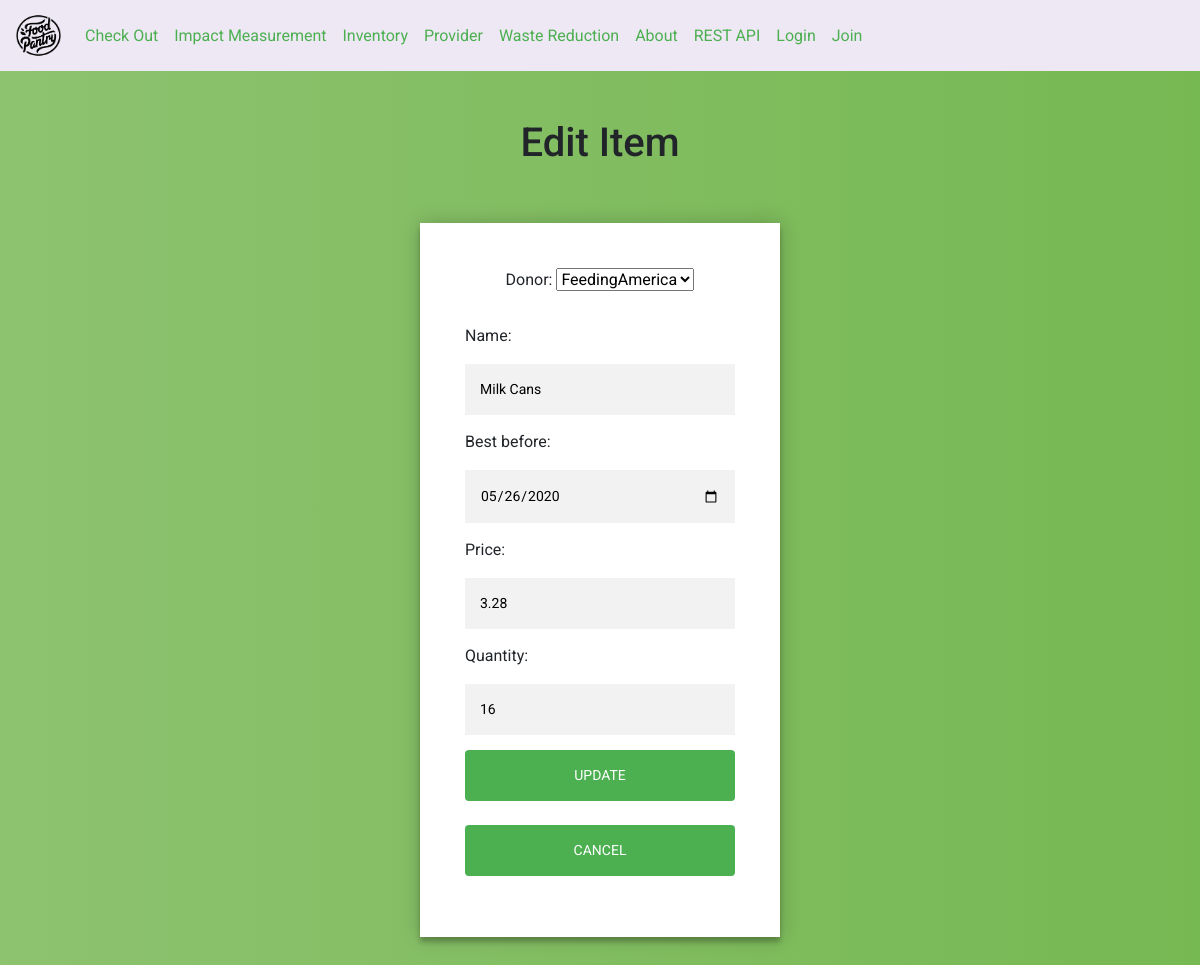
The app's page /update/16/ with its own data.
### inventory/models.py (models this page shows, shortened)
class inventory(models.Model):
     donor = models.ForeignKey(provider, on_delete=models.CASCADE,related_name='donor')
     name = models.CharField(max_length=100)
     registration_D = models.DateField(auto_now=True)
     expiry_D = models.DateField()
     price = models.FloatField()
     quantity =  models.PositiveIntegerField()

### inventory/views.py (the view)
# urls.py: path('update/<str:pk>/', inventory_views.update, name='update'),
def update(request, pk):
	print("pk: ", pk)
	item = inventory.objects.get(id=pk)
	form = inventory_form(instance=item)
	if request.method == 'POST':
		form = inventory_form(request.POST, instance=item)
		if form.is_valid():
			form.save()
			return redirect('inventory_view')
	context = {'form':form}
	return render(request, 'inventory/update.html', context)

### inventory/forms.py
class inventory_form(forms.ModelForm):
    name = forms.CharField(widget=forms.TextInput(attrs={'placeholder': 'Item Name '}))
    expiry_D = forms.DateField(widget=DateInput)
    price = forms.CharField(widget=forms.TextInput(attrs={'placeholder': 'Price'}))
    quantity  = forms.CharField(widget=forms.TextInput(attrs={'placeholder': 'Quantity '}))
    class Meta():
       model = inventory
       fields = '__all__'

### provider/models.py (called while the page is built)
    def __str__(self):
          return self.donor_name

### templates/inventory/update.html (shortened to what this page needs)
<html>
<head>
	{% include "dashboard/shared_links.html" %}
</head>
<body>
  {% include "dashboard/navigation_bar.html" %}
  <br>
  <br>
<h1>Edit Item</h1><br><br>
<div class="form">
    <div class = "login-form">
      <form method="POST" action="">
        <label>Donor:</label>
    {{form.donor}}    <br><br>
    <p style="text-align: left;">Name:</p>
   {{form.name}}
   <p style="text-align: left;">Best before:</p>
   {{form.expiry_D}}
   <p style="text-align: left;">Price:</p>
   {{form.price}}
   <p style="text-align: left;">Quantity:</p>
   {{form.quantity}}
        <br>
        <button type="submit" class="btn btn-primary" name = "Edit_Task">Update</button>
                <a href="/inventory/">
                  <br>
                  <br>
        	<button type="submit" class="btn btn-primary" value="Cancel" name = "Cancel">Cancel</button>
      </form>
    </div>
  </div>
</body>
</html>

### static/CSS/common.css (style rules this page uses)
.form { position: relative; z-index: 1; background: #FFFFFF; max-width: 360px; margin: 0 auto 100px; padding: 45px; text-align: center; box-shadow: 0 0 20px 0 rgba(0, 0, 0, 0.2), 0 5px 5px 0 rgba(0, 0, 0, 0.24); }
.form input { font-family: "Roboto", sans-serif; outline: 0; background: #f2f2f2; width: 100%; border: 0; margin: 0 0 15px; padding: 15px; box-sizing: border-box; font-size: 14px; }
.form button { font-family: "Roboto", sans-serif; text-transform: uppercase; outline: 0; background: #4CAF50; width: 100%; border: 0; padding: 15px; color: #FFFFFF; font-size: 14px; -webkit-transition: all 0.3 ease; transition: all 0.3 ease; cursor: pointer; }
h1 { text-align: center; }
body { background: white; background: -webkit-linear-gradient(right, #76b852, #8DC26F); background: -moz-linear-gradient(right, #76b852, #8DC26F); background: -o-linear-gradient(right, #76b852, #8DC26F); background: linear-gradient(to left, #76b852, #8DC26F); font-family: "Roboto", sans-serif; -webkit-font-smoothing: antialiased; -moz-osx-font-smoothing: grayscale; }

### records on screen
inventory: donor "FeedingAmerica", name "Milk Cans", expiry_D "05/26/2020", price "3.28", quantity "16"
